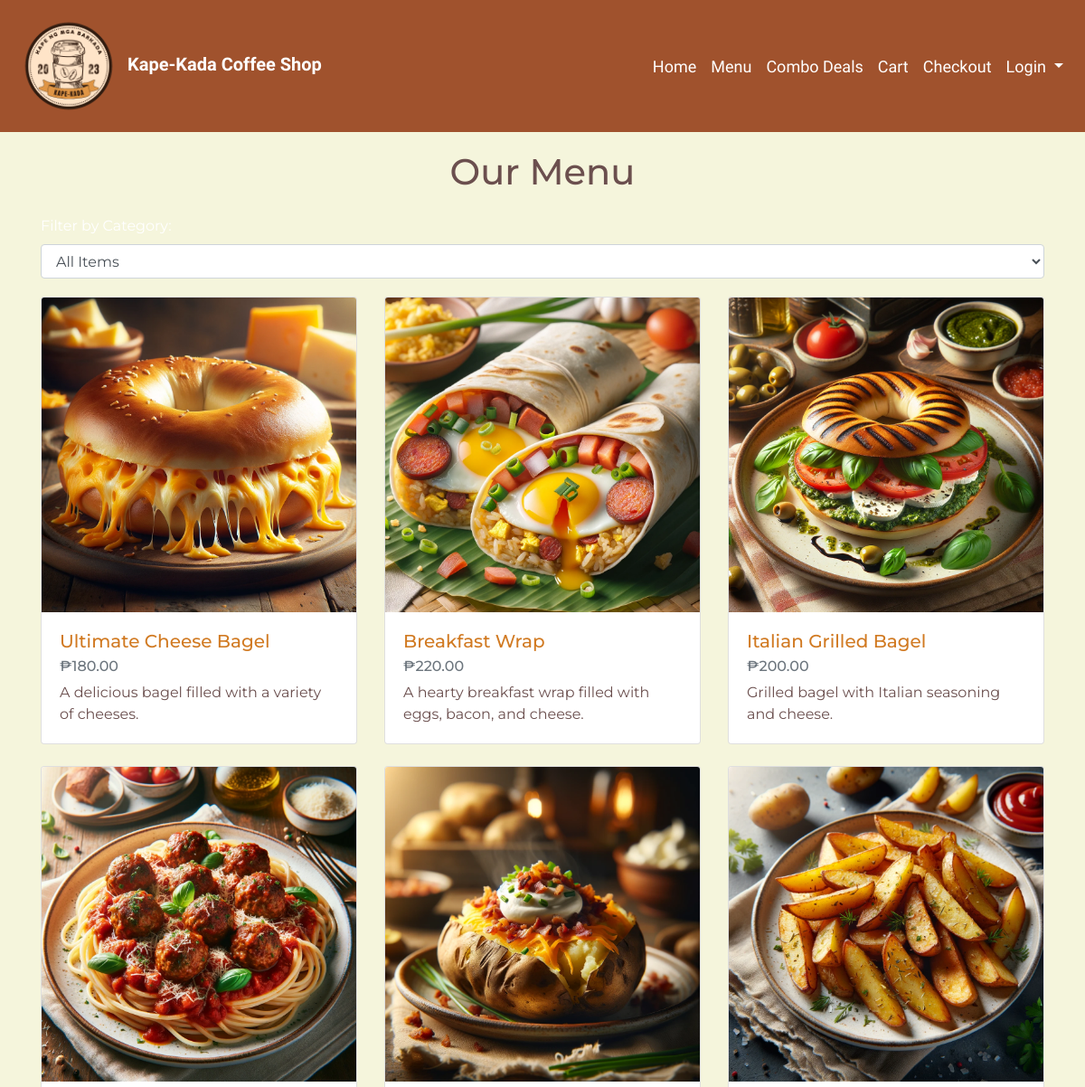
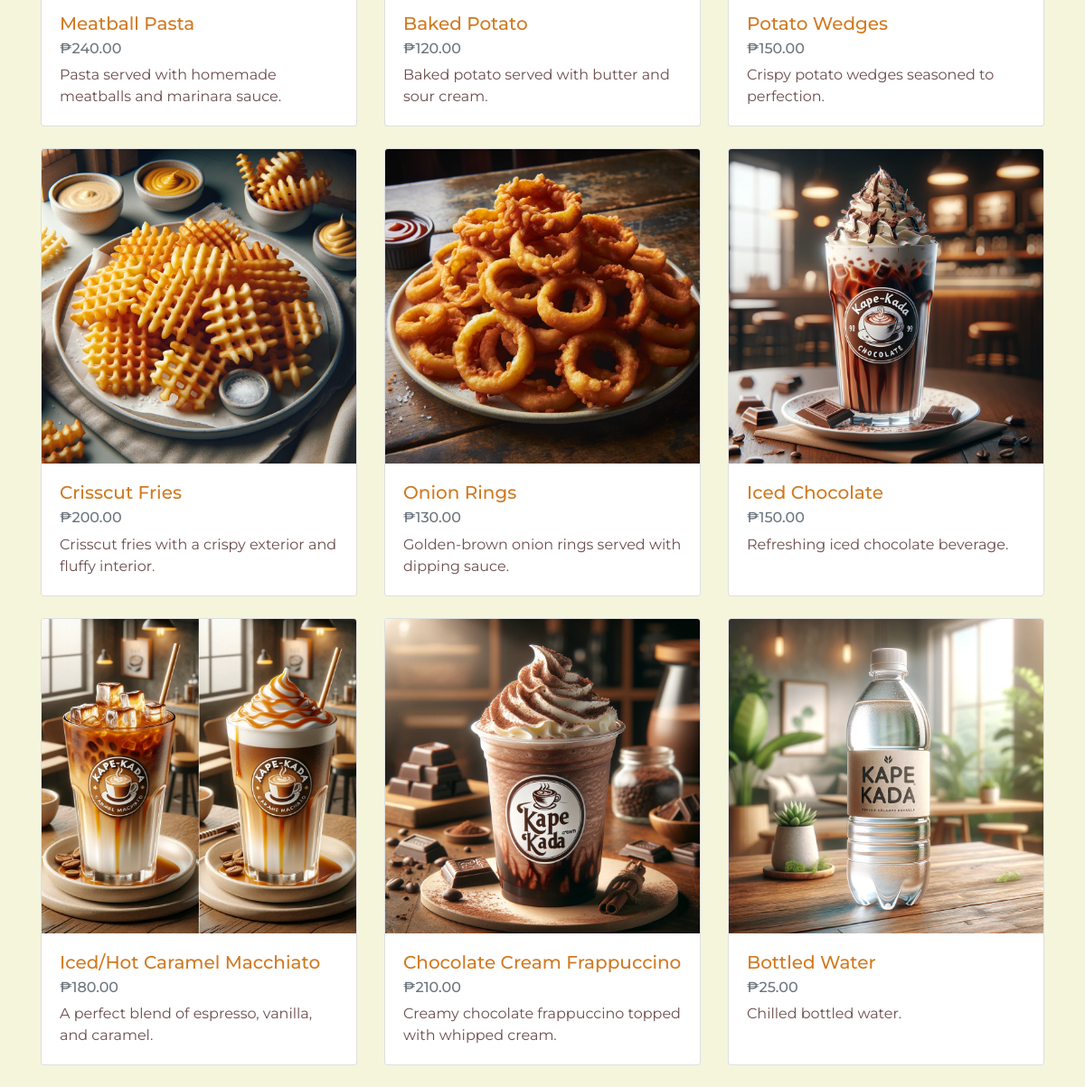
Page /menu.php on the committed database (2 pictures, top to bottom).
### tables this page shows
CREATE TABLE `menu_items` (
  `menu_item_id` int NOT NULL,
  `name` varchar(100) NOT NULL,
  `category` varchar(50) NOT NULL,
  `price` decimal(10,2) NOT NULL,
  `description` text,
  `stock_quantity` int NOT NULL,
  `image` varchar(60) DEFAULT NULL
);

### menu.php (the view, shortened to what this page needs)
<?php
include 'navbar.php';
include 'db_connection.php';
$sql = "SELECT * FROM menu_items";
$result = mysqli_query($conn, $sql);
$menuItems = [];
if (mysqli_num_rows($result) > 0) {
    while ($row = mysqli_fetch_assoc($result)) {
        $menuItems[] = $row;
    }
}
?>
<!DOCTYPE html>
<html lang="en">
<head>
    <link rel="stylesheet" href="https://stackpath.bootstrapcdn.com/bootstrap/4.5.2/css/bootstrap.min.css">
    <link rel="stylesheet" href="https://use.fontawesome.com/releases/v5.15.1/css/all.css">
</head>
<body>
<div class="container mt-5">
    <br><br><br>
    <h1 class="text-center mb-4">Our Menu</h1>
    <form action="menu.php" method="get" class="filter-form">
        <div class="form-group">
            <label for="filter">Filter by Category:</label>
            <select id="filter" name="filter" class="form-control" onchange="this.form.submit()">
                <option value="">All Items</option>
            </select>
        </div>
    </form>
    <div class="row">
        <?php foreach ($menuItems as $item): ?>
            <div class="col-md-4 mb-4">
                <div class="card menu-item-card h-100" onclick="window.location.href='item_detail.php?id=<?php echo $item['menu_item_id']; ?>';">
                <img src="images/<?php echo $item['image']; ?>" class="card-img-top" alt="<?php echo $item['name']; ?>">
                <div class="card-body">
                        <h5 class="card-title"><?php echo $item['name']; ?></h5>
                        <h6 class="card-subtitle mb-2 text-muted">₱<?php echo number_format($item['price'], 2); ?></h6>
                        <p class="card-text"><?php echo $item['description']; ?></p>
                    </div>
                </div>
            </div>
        <?php endforeach; ?>
    </div>
</div>
</body>
</html>

### navbar.php (style rules this page uses)
body { padding-top: 46px; color: #FFFFFF; }

### menu.php (style rules this page uses)
body { background-color: #F5F5DC; color: #6B4F4E; font-family: 'Montserrat', sans-serif; background-image: url('bg.svg'); background-size: cover; background-repeat: no-repeat; background-attachment: fixed; background-position: center; }
.menu-item-card { transition: transform 0.2s; cursor: pointer; }
.card-title { color: #D17A22; }
.filter-form { margin-bottom: 20px; }
label[for="filter"] { color: #FFFFFF; }

### rows in the picture
menu_items: image (picture), name "Ultimate Cheese Bagel", price "180.00", description "A delicious bagel filled with a variety of cheeses."
menu_items: image (picture), name "Breakfast Wrap", price "220.00", description "A hearty breakfast wrap filled with eggs, bacon, and cheese."
menu_items: image (picture), name "Italian Grilled Bagel", price "200.00", description "Grilled bagel with Italian seasoning and cheese."
menu_items: image (picture), name "Meatball Pasta", price "240.00", description "Pasta served with homemade meatballs and marinara sauce."
menu_items: image (picture), name "Baked Potato", price "120.00", description "Baked potato served with butter and sour cream."
menu_items: image (picture), name "Potato Wedges", price "150.00", description "Crispy potato wedges seasoned to perfection."
menu_items: image (picture), name "Crisscut Fries", price "200.00", description "Crisscut fries with a crispy exterior and fluffy interior."
menu_items: image (picture), name "Onion Rings", price "130.00", description "Golden-brown onion rings served with dipping sauce."
menu_items: image (picture), name "Iced Chocolate", price "150.00", description "Refreshing iced chocolate beverage."
menu_items: image (picture), name "Iced/Hot Caramel Macchiato", price "180.00", description "A perfect blend of espresso, vanilla, and caramel."
menu_items: image (picture), name "Chocolate Cream Frappuccino", price "210.00", description "Creamy chocolate frappuccino topped with whipped cream."
menu_items: image (picture), name "Bottled Water", price "25.00", description "Chilled bottled water."
